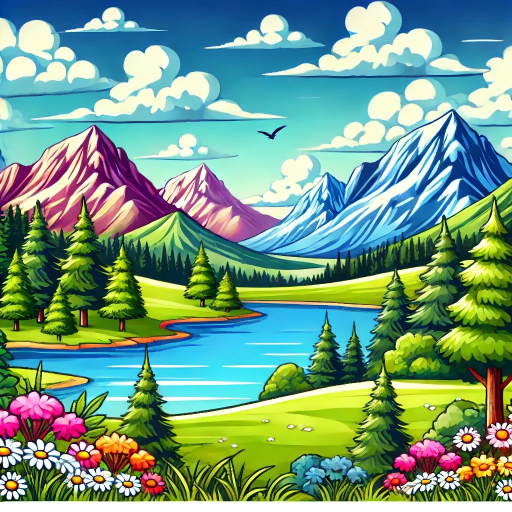
#> input picture Group 11/Assignment - 4/Assignment_Image.jpeg.jpg, 1024 x 1024 px, found by its file name (shown at 1/2 size)
$ jupyter execute Assignment-4.ipynb
#> lines starting #> are read from the running program, lines starting #| are printed output that depends on the picture; after the words box and inside, x2 and y2 are one past the last pixel; in counts of white or black regions, pixels touching at a corner belong together
[cell 1]
import cv2
import numpy as np
import matplotlib.pyplot as plt
import os

[cell 2]
image_path = r"C:\Users\vedha\OneDrive\Desktop\Assignment - 4\Assignment_Image.jpeg.jpg"

# Load image (OpenCV loads in BGR format)
img_bgr = cv2.imread(image_path)
#> img_bgr is the input picture: shape (1024, 1024, 3); mean B, G, R 131.7, 155.9, 115.3

# Check if image loaded
if img_bgr is None:
    print("❌ Error: Image not found. Check path again.")
else:
    # Convert to RGB for display
    img_rgb = cv2.cvtColor(img_bgr, cv2.COLOR_BGR2RGB)
    plt.imshow(img_rgb)
    plt.axis("off")
    plt.title("Original Image")
    plt.show()

[cell 3]
gray = cv2.cvtColor(img_bgr, cv2.COLOR_BGR2GRAY)
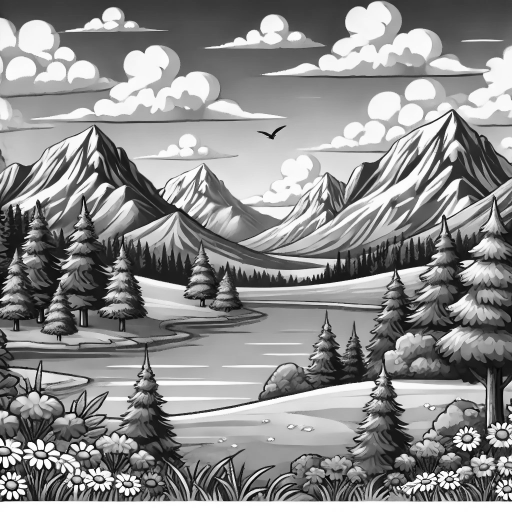
#> gray: shape (1024, 1024) (shown at 1/2 size); min 0, max 255, mean 141

plt.imshow(gray, cmap="gray")
plt.axis("off")
plt.title("Grayscale Image")
plt.show()

[cell 4]
def resize_aspect(image, width=None, height=None, inter=cv2.INTER_AREA):
#> called with width = 800, inter = 3
    (h, w) = image.shape[:2]
#> h = 1024; w = 1024
    if width is None and height is None:
        return image
    if width is not None:
        r = width / float(w)
#> r = 0.781
        dim = (width, int(h * r))
#> dim = (800, 800)
    else:
        r = height / float(h)
        dim = (int(w * r), height)
    return cv2.resize(image, dim, interpolation=inter)
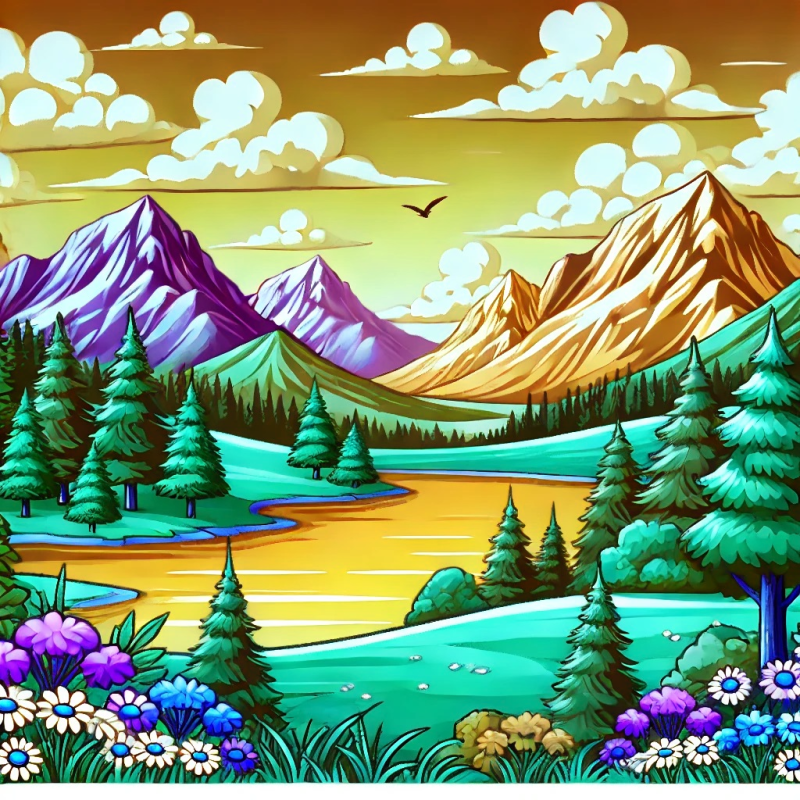
#> returned value: shape (800, 800, 3); mean of channels 0, 1, 2 115.3, 155.9, 131.7; drawn as B, G, R

resized = resize_aspect(img_rgb, width=800)

plt.imshow(resized)
plt.axis("off")
plt.title("Resized Image (Width=800)")
plt.show()

[cell 5]
for k in [(3,3), (5,5), (7,7)]:
    blurred = cv2.GaussianBlur(gray, k, 0)
    plt.imshow(blurred, cmap="gray")
    plt.axis("off")
    plt.title(f"Gaussian Blur {k}")
    plt.show()

[cell 6]
blur_for_canny = cv2.GaussianBlur(gray, (5,5), 0)

for t1, t2 in [(50,150), (100,200), (150,250)]:
    edges = cv2.Canny(blur_for_canny, t1, t2)
    plt.imshow(edges, cmap="gray")
    plt.axis("off")
    plt.title(f"Canny Edges (Thresholds: {t1}, {t2})")
    plt.show()
#> this loop made 3 passes
#> pass 1, `edges = cv2.Canny(blur_for_canny, t1, t2)`:
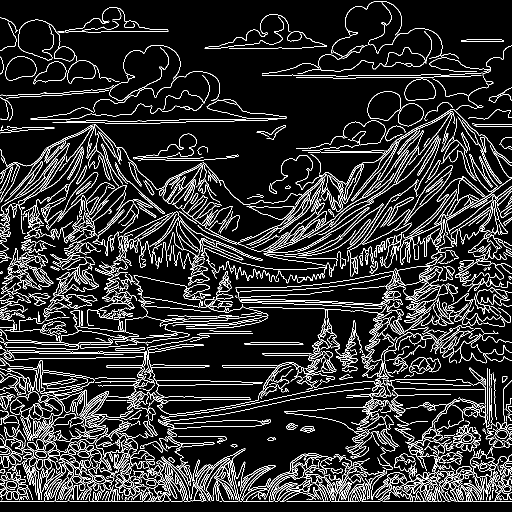
#> edges: shape (1024, 1024) (shown at 1/2 size); 11.4% white in thin lines or dots
#> pass 2, `edges = cv2.Canny(blur_for_canny, t1, t2)`:
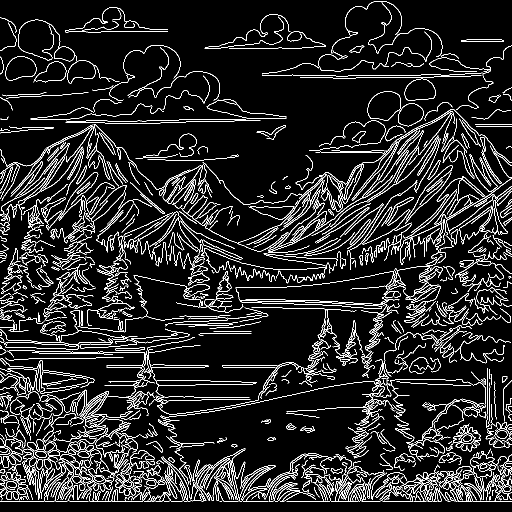
#> edges: shape (1024, 1024) (shown at 1/2 size); 9.8% white in thin lines or dots
#> pass 3, `edges = cv2.Canny(blur_for_canny, t1, t2)`:
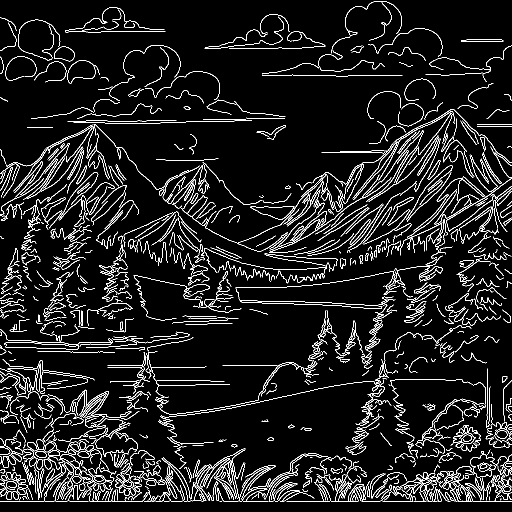
#> edges: shape (1024, 1024) (shown at 1/2 size); 7.8% white in thin lines or dots

[cell 7]
shapes_img = img_rgb.copy()
h, w = shapes_img.shape[:2]
#> h = 1024; w = 1024

# Rectangles (x1,y1,x2,y2,thickness)
rectangles = [
    (int(0.05*w), int(0.05*h), int(0.25*w), int(0.20*h), 2),
    (int(0.30*w), int(0.10*h), int(0.60*w), int(0.35*h), 5),
    (int(0.65*w), int(0.60*h), int(0.95*w), int(0.88*h), 8)
]
for x1, y1, x2, y2, th in rectangles:
    cv2.rectangle(shapes_img, (x1,y1), (x2,y2), (255,0,0), th)  # Red
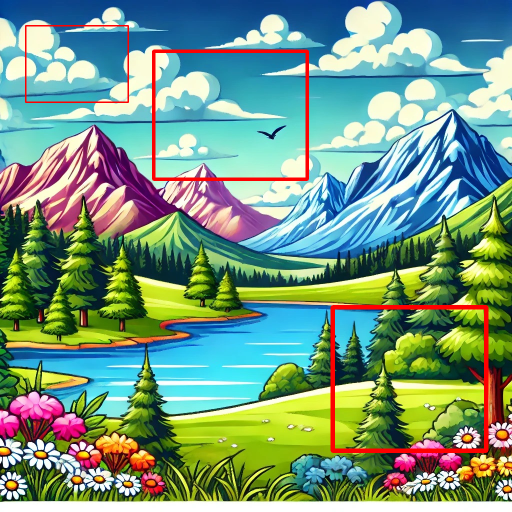
#> shapes_img: shape (1024, 1024, 3) (shown at 1/2 size); mean R, G, B 117.9, 152.8, 129.1

# Circles (cx, cy, radius)
circles = [
    (int(0.15*w), int(0.80*h), int(0.05*min(w,h))),
    (int(0.50*w), int(0.50*h), int(0.08*min(w,h))),
    (int(0.85*w), int(0.25*h), int(0.06*min(w,h)))
]
for cx, cy, r in circles:
    cv2.circle(shapes_img, (cx,cy), r, (0,255,0), 4)  # Green
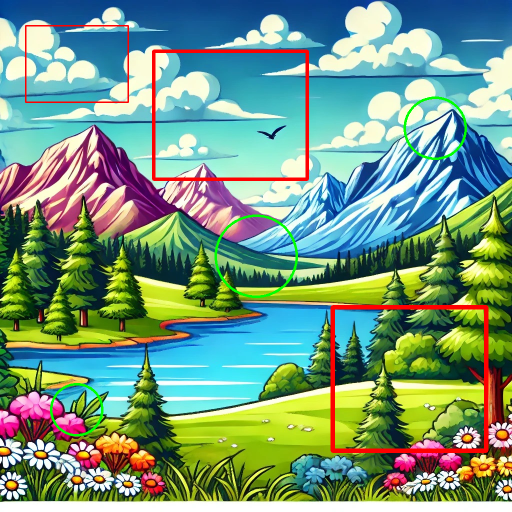
#> shapes_img: shape (1024, 1024, 3) (shown at 1/2 size); 0.57% of pixels changed, all inside (x1, y1, x2, y2) = (100, 193, 934, 873)

plt.imshow(shapes_img)
plt.axis("off")
plt.title("Rectangles and Circles")
plt.show()

[cell 8]
low, high = 100, 200

# Without background preservation
sliced_no_bg = np.zeros_like(gray)
mask = (gray >= low) & (gray <= high)
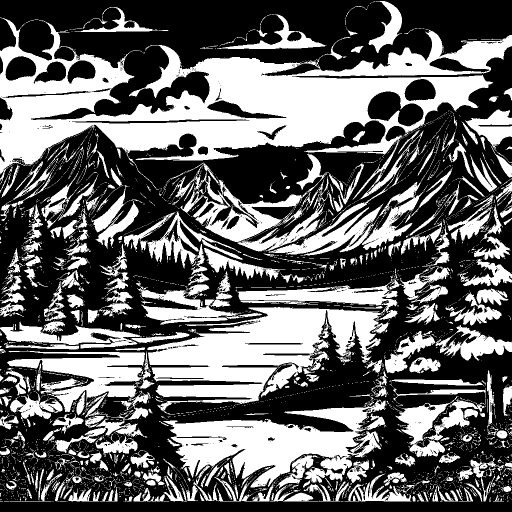
#> mask: shape (1024, 1024) bool (shown at 1/2 size); 40.3% white; 3643 white regions (3244 under 20 px), largest, box (x1, y1, x2, y2) and area: (0, 35, 1024, 511) 134077, (295, 557, 795, 829) 56622, (326, 799, 771, 1003) 38252
sliced_no_bg[mask] = 255

plt.imshow(sliced_no_bg, cmap="gray")
plt.axis("off")
plt.title("Gray Level Slicing (No Background)")
plt.show()
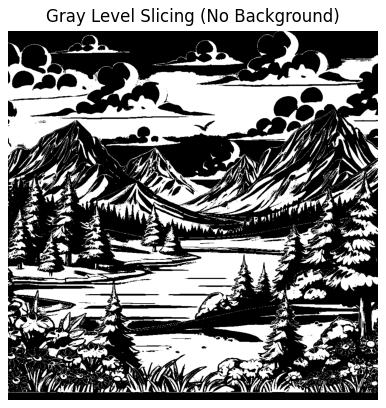
#> figure drawn by matplotlib, 1 panel

# With background preservation
sliced_preserve_bg = gray.copy()
sliced_preserve_bg[mask] = 255
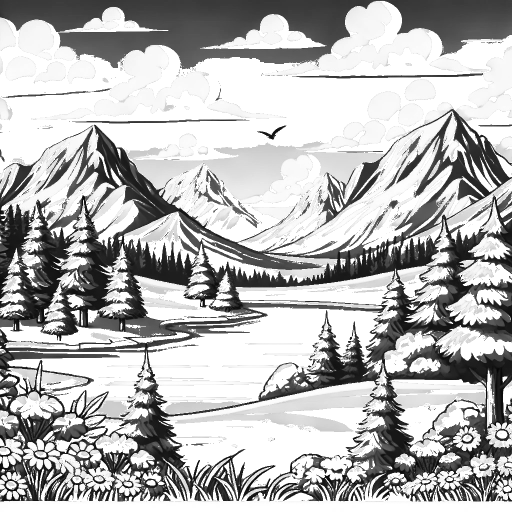
#> sliced_preserve_bg: shape (1024, 1024) (shown at 1/2 size); min 0, max 255, mean 181.1

plt.imshow(sliced_preserve_bg, cmap="gray")
plt.axis("off")
plt.title("Gray Level Slicing (With Background)")
plt.show()
